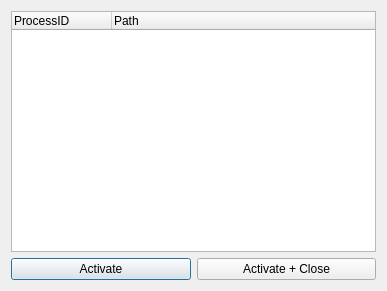
<?xml version="1.0" encoding="UTF-8"?>
<ui version="4.0">
 <class>processSelector</class>
 <widget class="QDialog" name="processSelector">
  <property name="geometry">
   <rect>
    <x>0</x>
    <y>0</y>
    <width>387</width>
    <height>291</height>
   </rect>
  </property>
  <property name="windowTitle">
   <string>Process Tree</string>
  </property>
  <layout class="QGridLayout" name="gridLayout">
   <item row="0" column="1">
    <widget class="processTree" name="treeWidget">
     <property name="autoExpandDelay">
      <number>1</number>
     </property>
     <column>
      <property name="text">
       <string>ProcessID</string>
      </property>
     </column>
     <column>
      <property name="text">
       <string>Path</string>
      </property>
     </column>
    </widget>
   </item>
   <item row="3" column="1">
    <layout class="QHBoxLayout" name="horizontalLayout">
     <item>
      <widget class="QPushButton" name="activateBtn">
       <property name="text">
        <string>Activate</string>
       </property>
      </widget>
     </item>
     <item>
      <widget class="QPushButton" name="activateCloseBtn">
       <property name="text">
        <string>Activate + Close</string>
       </property>
      </widget>
     </item>
    </layout>
   </item>
  </layout>
 </widget>
 <customwidgets>
  <customwidget>
   <class>processTree</class>
   <extends>QTreeWidget</extends>
   <header>processtree.h</header>
   <slots>
    <slot>activateClicked()</slot>
    <slot>activateCloseClicked()</slot>
   </slots>
  </customwidget>
 </customwidgets>
 <resources/>
 <connections>
  <connection>
   <sender>activateCloseBtn</sender>
   <signal>clicked()</signal>
   <receiver>treeWidget</receiver>
   <slot>activateCloseClicked()</slot>
   <hints>
    <hint type="sourcelabel">
     <x>286</x>
     <y>269</y>
    </hint>
    <hint type="destinationlabel">
     <x>193</x>
     <y>129</y>
    </hint>
   </hints>
  </connection>
  <connection>
   <sender>activateBtn</sender>
   <signal>clicked()</signal>
   <receiver>treeWidget</receiver>
   <slot>activateClicked()</slot>
   <hints>
    <hint type="sourcelabel">
     <x>100</x>
     <y>269</y>
    </hint>
    <hint type="destinationlabel">
     <x>193</x>
     <y>129</y>
    </hint>
   </hints>
  </connection>
 </connections>
</ui>
